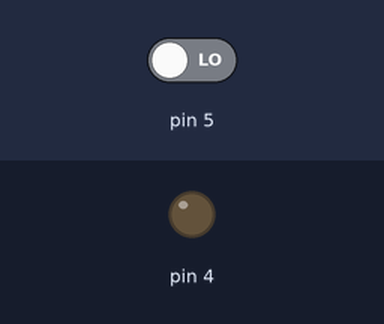
Recording of a sketch running on a simulated Arduino Uno, built with avr-gcc and run on an emulated ATmega328P. On the bench: output pins drawn as LEDs (lit = HIGH). Inputs (shaded band) come from the test bench; at power-on: pin 5 LOW.

Above: at 1.2 s.
1.3 s: pin 5 driven HIGH
At 2.5 s:
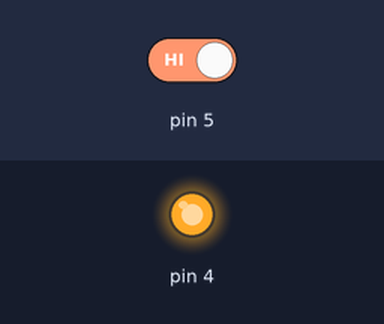
2.8 s: pin 5 driven LOW
At 3.7 s:
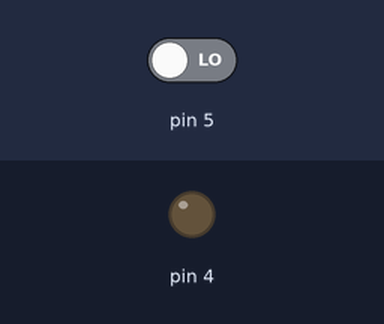
Timing chart, 0 to 5.8 s (numbered marks = the images above; inputs shaded):
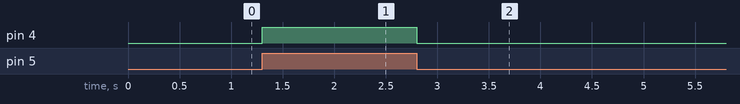

The sketch:

ledyakclass.ino
```cpp
#include "butonled.h"
ButonLed b(5,4);
void setup() {
b.setup();

}


void loop() {
  b.attach();

}
```

butonled.h
```cpp
class ButonLed {
    int butonPin;
    int ledPin;
    int butonState=0;
  public:
    ButonLed(int pin1, int pin2) {
      butonPin = pin1;
      ledPin = pin2;

    }
    void setup() {
      pinMode(butonPin, INPUT);
      pinMode(ledPin, OUTPUT);
    }

    void attach(){
      butonState=digitalRead(butonPin);
      if(butonState==LOW){
        digitalWrite(ledPin,LOW);


      }
      else{
        digitalWrite(ledPin,HIGH);


      }
    }
private:

};
```

Measured:
- after the input at 1.3 s, pin 4: LOW → HIGH at once
- after the input at 2.8 s, pin 4: HIGH → LOW at once
